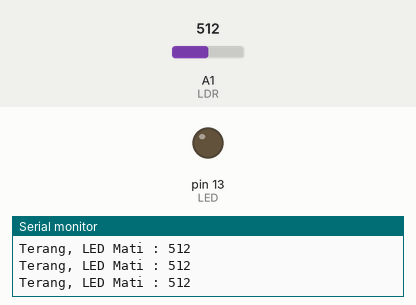
Recording of a sketch running on a simulated Arduino Uno, built with avr-gcc and run on an emulated ATmega328P. Shown: output pins drawn as LEDs (lit = HIGH), the last lines printed to the serial monitor. Inputs (shaded band) come from the test bench; at power-on: A1 (LDR) = 512.

Above: at 1.2 s.
1.3 s: A1 (LDR) set to 212
4.3 s: A1 (LDR) set to 186
At 5.5 s:
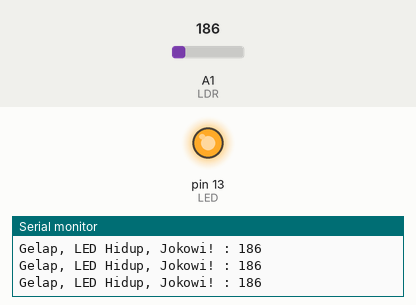
Timing chart, 0 to 7.3 s (numbered marks = the images above; inputs shaded):
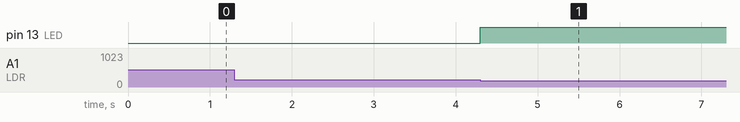

Measured:
- the behaviour switches between 201 and 200 on A1 (LDR) (found by bisection; images 0 and 1)
- after the input at 4.3 s, pin 13 (LED): LOW → HIGH at once

The sketch:

sketch_may28a.ino
```cpp
int LDR = A1;
int LED = 13;

void setup() {
  // Membuka komunikasi serial
  Serial.begin(9600);

  // Inisialisasi pin
  pinMode (LDR, INPUT);
  pinMode (LED, OUTPUT);

}

void loop() {
  // Membaaca nilai sensor LDR
  int ldrStatus = analogRead(LDR);

  // Kondisi gelap
  if (ldrStatus <= 200){

    digitalWrite(LED, HIGH);

    Serial.print("Gelap, LED Hidup, Jokowi! : ");
    Serial.println(ldrStatus);

  }

  // Kondisi terang
  else {

    digitalWrite(LED, LOW);

    Serial.print("Terang, LED Mati : ");
    Serial.println(ldrStatus);
    }
}
```
